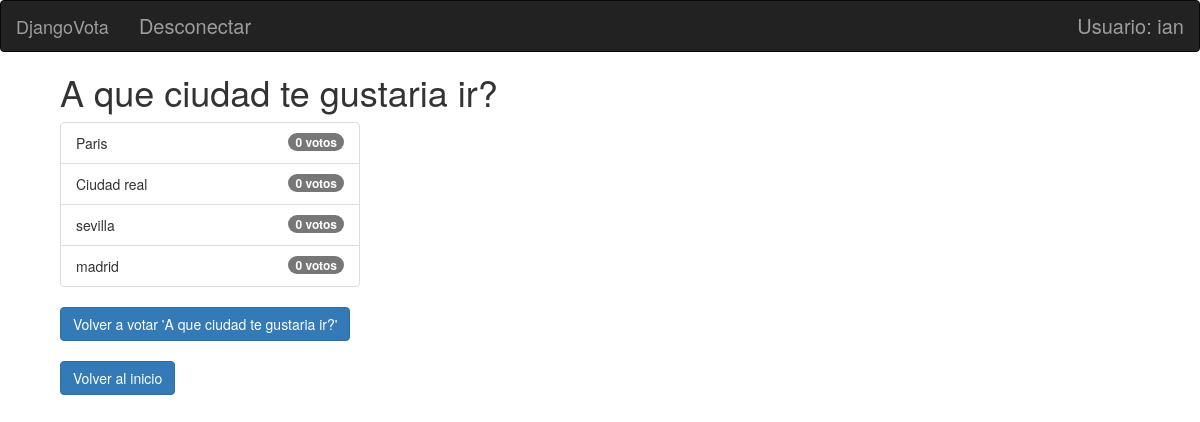
The app's page /10/results/ (signed in) with its own data.
### polls/models.py (models this page shows, shortened)
class Pregunta(models.Model):
	author = models.ForeignKey(settings.AUTH_USER_MODEL,on_delete=models.CASCADE,)
	textPregunta = models.CharField(max_length=200)
	dataPubli = models.DateTimeField('Fecha de publicacion')

class Respuesta(models.Model):
	pregunta = models.ForeignKey(Pregunta, on_delete=models.CASCADE)
	textRespuesta = models.CharField(max_length=200)
	def sum(self):
		return Voto.objects.filter(respuesta=self).count()

### polls/views.py (the view)
# urls.py: path('<int:pk>/results/', views.ResultsView.as_view(), name='results'),
class ResultsView(generic.DetailView):
    model = Pregunta
    template_name = 'polls/results.html'

### polls/templates/polls/results.html
{% extends 'base_generic.html' %}
{%block content%}
{% load static %}
<link rel="stylesheet" type="text/css" href="{% static 'polls/style.css' %}" />
<link rel="stylesheet" href="//netdna.bootstrapcdn.com/bootstrap/3.1.0/css/bootstrap.min.css">
<div class="containter" style="margin-left: 5%;">
<h1>{{ pregunta.textPregunta }}</h1>
<ul class="list-group" style="width: 300px;">
{% for respuesta in pregunta.respuesta_set.all %}
    <li class="list-group-item">{{ respuesta.textRespuesta }}<span class="badge">{{ respuesta.sum }} voto{{ respuesta.sum|pluralize }}</span></li>
{% endfor %}
</ul>
<a href="{% url 'polls:detail' pregunta.id %}"><input type="button" value="Volver a votar '{{ pregunta.textPregunta }}'" class="btn btn-primary"></a></br></br>
<a href="http://127.0.0.1:8000/index/" class="btn btn-primary">Volver al inicio</a>
{%endblock%}

### polls/templates/base_generic.html (shortened to what this page needs)
<!DOCTYPE html>
<html lang="ES">
<head>
    <link rel="stylesheet" href="//netdna.bootstrapcdn.com/bootstrap/3.1.0/css/bootstrap.min.css">
</head>
<body>
<nav class="navbar navbar-inverse" role="navigation">
  <div class="navbar-header">
    <a class="navbar-brand" href="/">DjangoVota</a>
  </div>
  <div class="collapse navbar-collapse navbar-ex1-collapse">
    <ul class="nav navbar-nav">
        {% if user.is_authenticated %}
         <li><a href="{% url "logout" %}">Desconectar</a></li>
        {% else %}
          <li><a href="/accounts/login">Conectar</a></li>
        {%endif%}
    </ul>
    <ul class="nav navbar-nav navbar-right">
      <li><a href="#">{% if user.is_authenticated %}
        				Usuario: {{user}}
    				  {% else %}
        				Usuario desconectado
    				  {% endif %}
	</a></li>
    </ul>
  </div>
</nav>
{% block content %}
{% endblock %}
</body>
</html>

### polls/static/polls/style.css (style rules this page uses)
li a { color: Black; font-size: 20px; }
body { background: white url("images/fondo.png"); background-size: 100% 100%; }
input { padding:5px 15px; background:#ccc; border:0 none; cursor:pointer; -webkit-border-radius: 5px; border-radius: 5px; }

### records on screen
Pregunta: textPregunta "A que ciudad te gustaria ir?", textPregunta "Volver a votar 'A que ciudad te gustaria ir?'"
Respuesta: textRespuesta "Paris", sum "0"
Respuesta: textRespuesta "Ciudad real", sum "0"
Respuesta: textRespuesta "sevilla", sum "0"
Respuesta: textRespuesta "madrid", sum "0"

### other values on screen
{{ user }} "ian"
